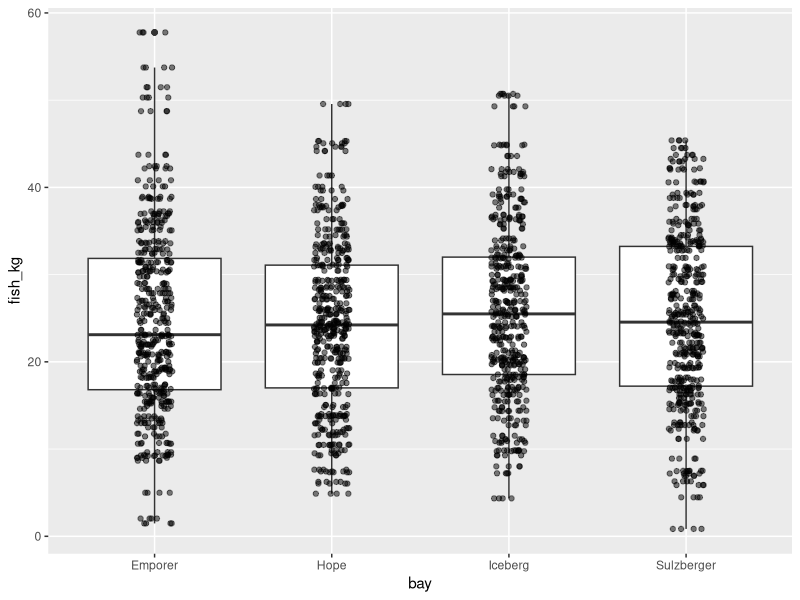
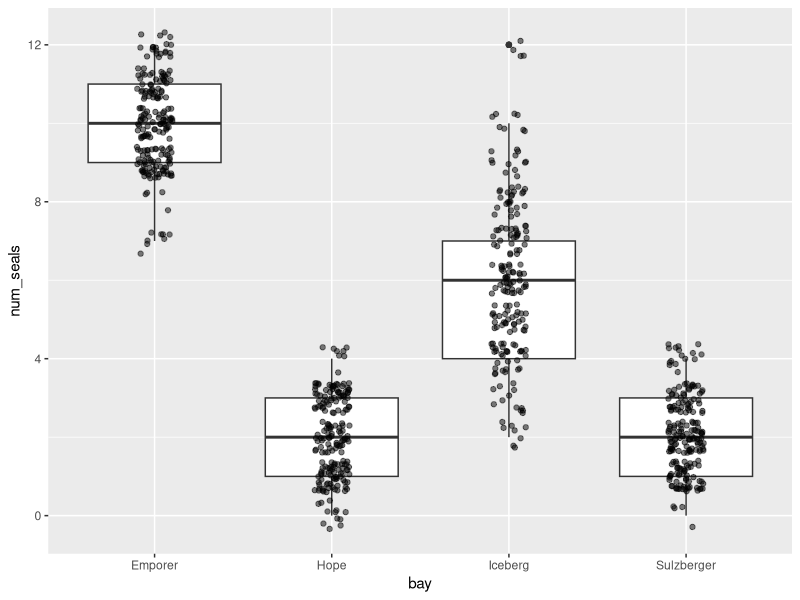

Write the R code that produced these figures, in order.
## ---- chunk 1
knitr::opts_chunk$set(echo = TRUE)
## ---- chunk 2
library(tidyverse)
fish <- read_csv("fish.csv")
seals <- read_csv("seals.csv")
## ---- chunk 3
head(fish)
## ---- chunk 4
fish_summary <- fish %>% 
  group_by(bay) %>% 
  summarise(mean_fish = mean(fish_kg),
            sd_fish = sd(fish_kg))
## ---- chunk 5
ggplot(fish, aes(bay, fish_kg)) +
  geom_boxplot() +
  geom_jitter(alpha = 0.5, width = 0.1) 
## ---- chunk 6
fish_model <- aov(data = fish, fish_kg ~ bay)
summary(fish_model)
## ---- chunk 7
TukeyHSD(fish_model)
## ---- chunk 8
seal_summary <- seals %>% 
  group_by(bay) %>% 
  summarise(mean_fish = mean(num_seals),
            sd_fish = sd(num_seals))
seal_summary
## ---- chunk 9
ggplot(seals, aes(bay, num_seals)) +
  geom_boxplot() +
  geom_jitter(alpha = 0.5, width = 0.1) 
## ---- chunk 10
seal_model <- aov(data = seals, num_seals ~ bay)
summary(seal_model)
## ---- chunk 11
TukeyHSD(seal_model)
